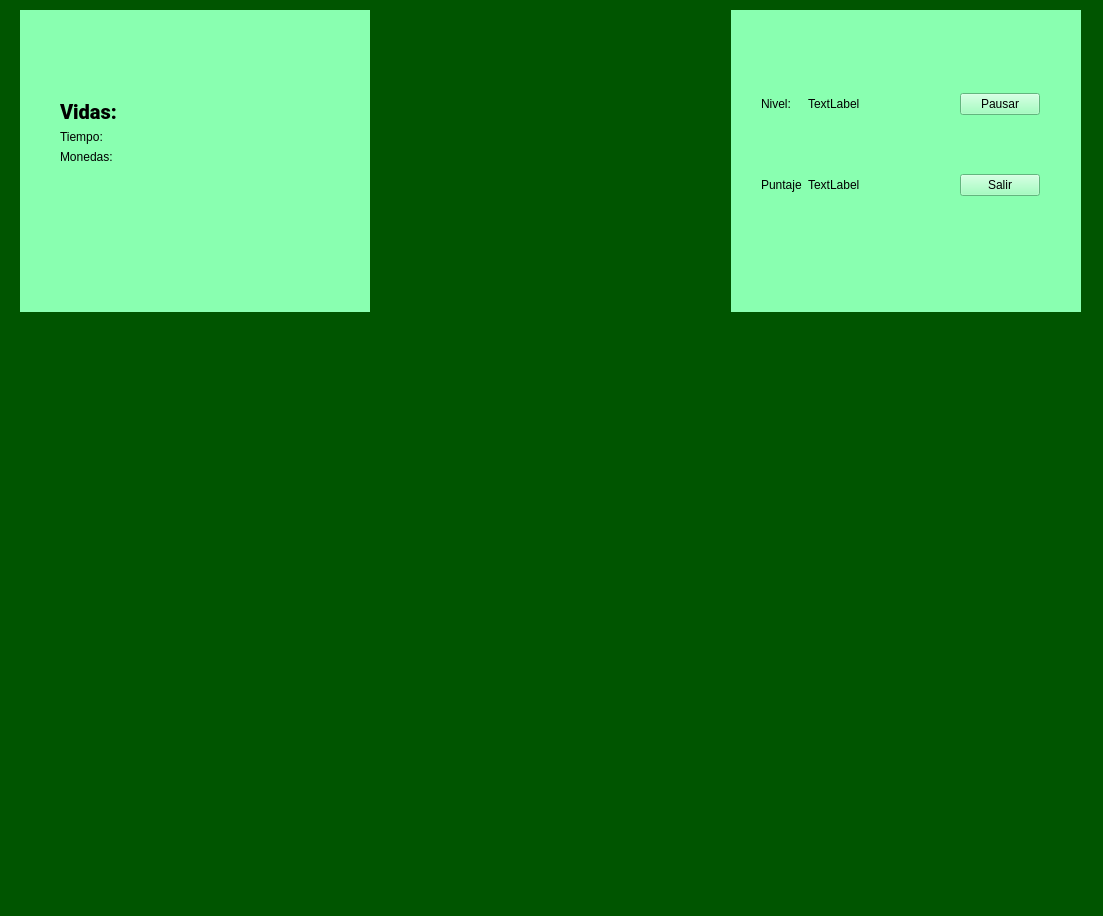
<?xml version="1.0" encoding="UTF-8"?>
<ui version="4.0">
 <class>VentanaJuego</class>
 <widget class="QMainWindow" name="VentanaJuego">
  <property name="geometry">
   <rect>
    <x>0</x>
    <y>0</y>
    <width>1103</width>
    <height>916</height>
   </rect>
  </property>
  <property name="font">
   <font>
    <family>Roboto</family>
    <pointsize>35</pointsize>
   </font>
  </property>
  <property name="windowTitle">
   <string>Ventana de Juego</string>
  </property>
  <property name="windowIcon">
   <iconset>
    <normaloff>../sprites/Logo.png</normaloff>../sprites/Logo.png</iconset>
  </property>
  <property name="autoFillBackground">
   <bool>false</bool>
  </property>
  <property name="styleSheet">
   <string notr="true">QWindow, QWidget {
	background-color: rgb(0, 85, 0)
}
QLabel {
	font: 57 15pt &quot;Roboto Black&quot;;
}</string>
  </property>
  <widget class="QWidget" name="centralwidget">
   <widget class="QWidget" name="layoutWidget">
    <property name="geometry">
     <rect>
      <x>20</x>
      <y>10</y>
      <width>1061</width>
      <height>302</height>
     </rect>
    </property>
    <layout class="QHBoxLayout" name="horizontalLayout">
     <item>
      <widget class="QWidget" name="display1" native="true">
       <property name="styleSheet">
        <string notr="true">background-color: rgb(137, 255, 176)</string>
       </property>
       <widget class="QWidget" name="formLayoutWidget">
        <property name="geometry">
         <rect>
          <x>40</x>
          <y>90</y>
          <width>251</width>
          <height>116</height>
         </rect>
        </property>
        <layout class="QFormLayout" name="formLayout">
         <item row="0" column="1">
          <widget class="QLabel" name="valor_vidas">
           <property name="text">
            <string/>
           </property>
           <property name="alignment">
            <set>Qt::AlignRight|Qt::AlignTrailing|Qt::AlignVCenter</set>
           </property>
          </widget>
         </item>
         <item row="1" column="0">
          <widget class="QLabel" name="texto_tiempo">
           <property name="text">
            <string>Tiempo:</string>
           </property>
          </widget>
         </item>
         <item row="2" column="0">
          <widget class="QLabel" name="texto_monedas">
           <property name="text">
            <string>Monedas:</string>
           </property>
          </widget>
         </item>
         <item row="1" column="1">
          <widget class="QLabel" name="valor_tiempo">
           <property name="text">
            <string/>
           </property>
           <property name="alignment">
            <set>Qt::AlignRight|Qt::AlignTrailing|Qt::AlignVCenter</set>
           </property>
          </widget>
         </item>
         <item row="0" column="0">
          <widget class="QLabel" name="texto_vidas">
           <property name="font">
            <font>
             <family>Roboto Black</family>
             <pointsize>15</pointsize>
             <weight>7</weight>
             <italic>false</italic>
             <bold>false</bold>
            </font>
           </property>
           <property name="styleSheet">
            <string notr="true"/>
           </property>
           <property name="text">
            <string>Vidas:</string>
           </property>
          </widget>
         </item>
         <item row="2" column="1">
          <widget class="QLabel" name="valor_monedas">
           <property name="text">
            <string/>
           </property>
           <property name="alignment">
            <set>Qt::AlignRight|Qt::AlignTrailing|Qt::AlignVCenter</set>
           </property>
          </widget>
         </item>
        </layout>
       </widget>
      </widget>
     </item>
     <item>
      <widget class="QLabel" name="logo_2">
       <property name="maximumSize">
        <size>
         <width>400</width>
         <height>300</height>
        </size>
       </property>
       <property name="styleSheet">
        <string notr="true">background-color: rgb(0, 85, 0);</string>
       </property>
       <property name="text">
        <string/>
       </property>
       <property name="pixmap">
        <pixmap>../sprites/Logo.png</pixmap>
       </property>
       <property name="scaledContents">
        <bool>true</bool>
       </property>
       <property name="alignment">
        <set>Qt::AlignCenter</set>
       </property>
      </widget>
     </item>
     <item>
      <widget class="QWidget" name="display2" native="true">
       <property name="styleSheet">
        <string notr="true">background-color: rgb(137, 255, 176)</string>
       </property>
       <widget class="QWidget" name="gridLayoutWidget">
        <property name="geometry">
         <rect>
          <x>30</x>
          <y>30</y>
          <width>279</width>
          <height>211</height>
         </rect>
        </property>
        <layout class="QGridLayout" name="gridLayout">
         <item row="1" column="3">
          <widget class="QPushButton" name="boton_salir">
           <property name="text">
            <string>Salir</string>
           </property>
          </widget>
         </item>
         <item row="1" column="1">
          <widget class="QLabel" name="valor_puntaje">
           <property name="text">
            <string>TextLabel</string>
           </property>
          </widget>
         </item>
         <item row="0" column="1">
          <widget class="QLabel" name="valor_nivel">
           <property name="text">
            <string>TextLabel</string>
           </property>
          </widget>
         </item>
         <item row="0" column="0">
          <widget class="QLabel" name="texto_nivel">
           <property name="text">
            <string>Nivel:</string>
           </property>
          </widget>
         </item>
         <item row="1" column="0">
          <widget class="QLabel" name="texto_puntaje">
           <property name="text">
            <string>Puntaje</string>
           </property>
          </widget>
         </item>
         <item row="0" column="3">
          <widget class="QPushButton" name="boton_pausar">
           <property name="text">
            <string>Pausar</string>
           </property>
          </widget>
         </item>
         <item row="0" column="2">
          <spacer name="horizontalSpacer">
           <property name="orientation">
            <enum>Qt::Horizontal</enum>
           </property>
           <property name="sizeHint" stdset="0">
            <size>
             <width>40</width>
             <height>20</height>
            </size>
           </property>
          </spacer>
         </item>
         <item row="1" column="2">
          <layout class="QHBoxLayout" name="horizontalLayout_2">
           <item>
            <spacer name="horizontalSpacer_2">
             <property name="orientation">
              <enum>Qt::Horizontal</enum>
             </property>
             <property name="sizeHint" stdset="0">
              <size>
               <width>40</width>
               <height>20</height>
              </size>
             </property>
            </spacer>
           </item>
          </layout>
         </item>
        </layout>
       </widget>
      </widget>
     </item>
    </layout>
   </widget>
   <widget class="QWidget" name="verticalLayoutWidget">
    <property name="geometry">
     <rect>
      <x>20</x>
      <y>330</y>
      <width>1051</width>
      <height>571</height>
     </rect>
    </property>
    <layout class="QVBoxLayout" name="scene_container"/>
   </widget>
  </widget>
 </widget>
 <resources/>
 <connections/>
</ui>
